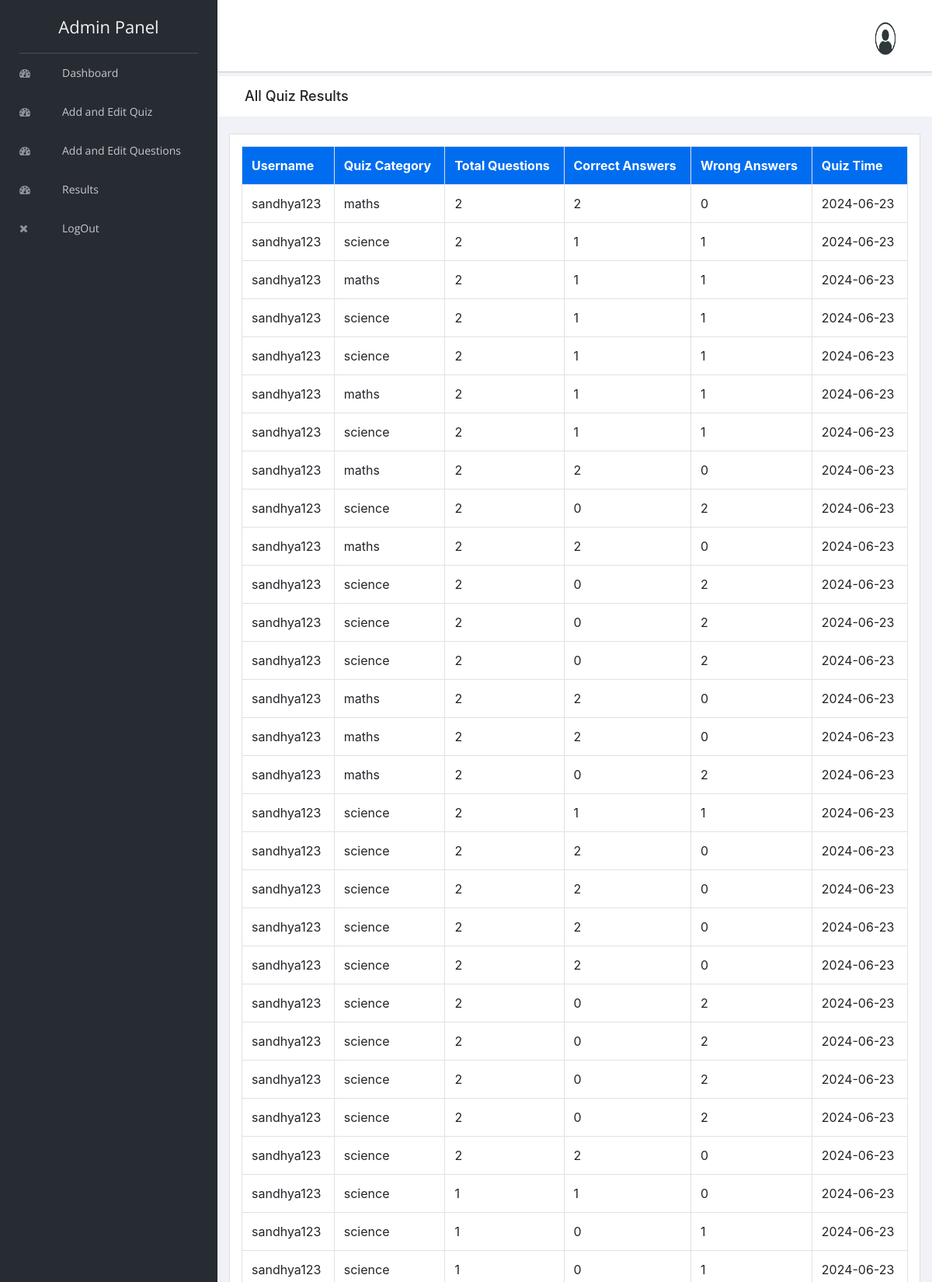
/admin/old-exam-results.php (upper part), run on the app's committed database.
### tables this page shows
CREATE TABLE `exam_results` (
  `id` int(5) NOT NULL,
  `username` varchar(100) NOT NULL,
  `exam_type` varchar(100) NOT NULL,
  `total_question` varchar(10) NOT NULL,
  `correct_answer` varchar(10) NOT NULL,
  `wrong_answer` varchar(10) NOT NULL,
  `exam_time` varchar(50) NOT NULL
);

### admin/old-exam-results.php (the view, shortened to what this page needs)
<?php
include "../connect.php";
include "header.php";
?>
<div class="breadcrumbs">
    <div class="col-sm-4">
        <div class="page-header float-left">
            <div class="page-title">
                <h1>All Quiz Results</h1>
            </div>
        </div>
    </div>
</div>
<div class="content mt-3">
    <div class="animated fadeIn">
        <div class="row">
            <div class="col-lg-12">
                <div class="card">
                    <div class="card-body">
                        <?php
                        $res = mysqli_query($link, "select * from exam_results order by id desc");
                        $count = mysqli_num_rows($res);
                        if ($count == 0) {
                            ?>
                            <center>
                                <h1>No Results Found </h1>
                            </center>
                            <?php
                        } else {
                            echo "<table class='table table-bordered'>";
                            echo "<tr style='background-color: #006df0; color:white'>";
                            echo "<th>Username</th>";
                            echo "<th>Quiz Category</th>";
                            echo "<th>Total Questions</th>";
                            echo "<th>Correct Answers</th>";
                            echo "<th>Wrong Answers</th>";
                            echo "<th>Quiz Time</th>";
                            echo "</tr>";
                            while ($row = mysqli_fetch_array($res)) {
                                echo "<tr>";
                                echo "<td>" . $row["username"] . "</td>";
                                echo "<td>" . $row["exam_type"] . "</td>";
                                echo "<td>" . $row["total_question"] . "</td>";
                                echo "<td>" . $row["correct_answer"] . "</td>";
                                echo "<td>" . $row["wrong_answer"] . "</td>";
                                echo "<td>" . $row["exam_time"] . "</td>";
                                echo "</tr>";
                            }
                            echo "</table>";
                        }
                        ?>
                    </div>
                </div>
            </div>
        </div>
    </div>
</div>
<?php
include "footer.php";
?>

### data on the page
exam_results: username "sandhya123", exam_type "maths", total_question "2", correct_answer "2", wrong_answer "0", exam_time "2024-06-23"
exam_results: username "sandhya123", exam_type "science", total_question "2", correct_answer "1", wrong_answer "1", exam_time "2024-06-23"
exam_results: username "sandhya123", exam_type "maths", total_question "2", correct_answer "1", wrong_answer "1", exam_time "2024-06-23"
exam_results: username "sandhya123", exam_type "science", total_question "2", correct_answer "1", wrong_answer "1", exam_time "2024-06-23"
exam_results: username "sandhya123", exam_type "science", total_question "2", correct_answer "1", wrong_answer "1", exam_time "2024-06-23"
exam_results: username "sandhya123", exam_type "maths", total_question "2", correct_answer "1", wrong_answer "1", exam_time "2024-06-23"
exam_results: username "sandhya123", exam_type "science", total_question "2", correct_answer "1", wrong_answer "1", exam_time "2024-06-23"
exam_results: username "sandhya123", exam_type "maths", total_question "2", correct_answer "2", wrong_answer "0", exam_time "2024-06-23"
exam_results: username "sandhya123", exam_type "science", total_question "2", correct_answer "0", wrong_answer "2", exam_time "2024-06-23"
exam_results: username "sandhya123", exam_type "maths", total_question "2", correct_answer "2", wrong_answer "0", exam_time "2024-06-23"
exam_results: username "sandhya123", exam_type "science", total_question "2", correct_answer "0", wrong_answer "2", exam_time "2024-06-23"
exam_results: username "sandhya123", exam_type "science", total_question "2", correct_answer "0", wrong_answer "2", exam_time "2024-06-23"
exam_results: username "sandhya123", exam_type "science", total_question "2", correct_answer "0", wrong_answer "2", exam_time "2024-06-23"
exam_results: username "sandhya123", exam_type "maths", total_question "2", correct_answer "2", wrong_answer "0", exam_time "2024-06-23"
exam_results: username "sandhya123", exam_type "maths", total_question "2", correct_answer "2", wrong_answer "0", exam_time "2024-06-23"
exam_results: username "sandhya123", exam_type "maths", total_question "2", correct_answer "0", wrong_answer "2", exam_time "2024-06-23"
exam_results: username "sandhya123", exam_type "science", total_question "2", correct_answer "1", wrong_answer "1", exam_time "2024-06-23"
exam_results: username "sandhya123", exam_type "science", total_question "2", correct_answer "2", wrong_answer "0", exam_time "2024-06-23"
exam_results: username "sandhya123", exam_type "science", total_question "2", correct_answer "2", wrong_answer "0", exam_time "2024-06-23"
exam_results: username "sandhya123", exam_type "science", total_question "2", correct_answer "2", wrong_answer "0", exam_time "2024-06-23"
exam_results: username "sandhya123", exam_type "science", total_question "2", correct_answer "2", wrong_answer "0", exam_time "2024-06-23"
exam_results: username "sandhya123", exam_type "science", total_question "2", correct_answer "0", wrong_answer "2", exam_time "2024-06-23"
exam_results: username "sandhya123", exam_type "science", total_question "2", correct_answer "0", wrong_answer "2", exam_time "2024-06-23"
exam_results: username "sandhya123", exam_type "science", total_question "2", correct_answer "0", wrong_answer "2", exam_time "2024-06-23"
exam_results: username "sandhya123", exam_type "science", total_question "2", correct_answer "0", wrong_answer "2", exam_time "2024-06-23"
exam_results: username "sandhya123", exam_type "science", total_question "2", correct_answer "2", wrong_answer "0", exam_time "2024-06-23"
exam_results: username "sandhya123", exam_type "science", total_question "1", correct_answer "1", wrong_answer "0", exam_time "2024-06-23"
exam_results: username "sandhya123", exam_type "science", total_question "1", correct_answer "0", wrong_answer "1", exam_time "2024-06-23"
exam_results: username "sandhya123", exam_type "science", total_question "1", correct_answer "0", wrong_answer "1", exam_time "2024-06-23"
